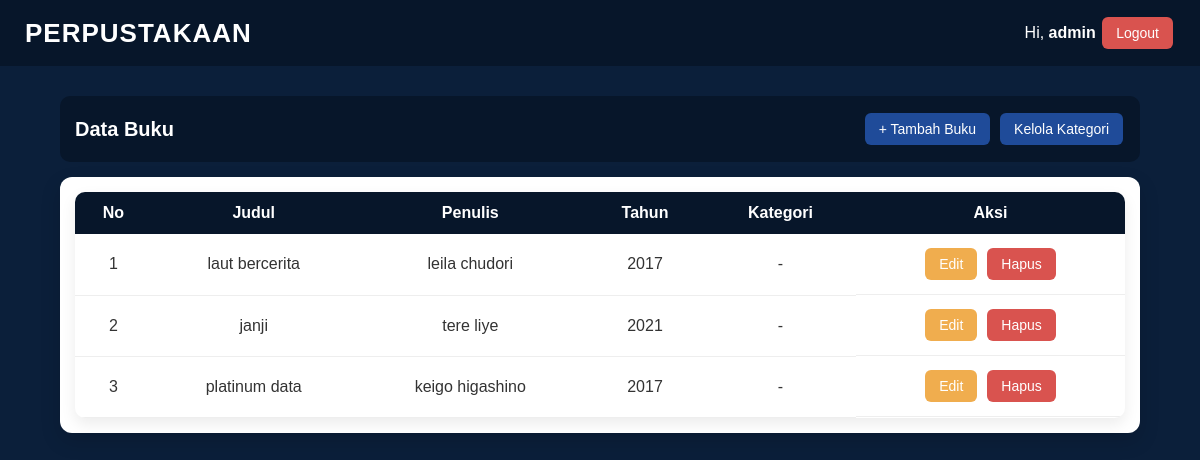
The page /data_buku.php (signed in) on the database as committed earlier.
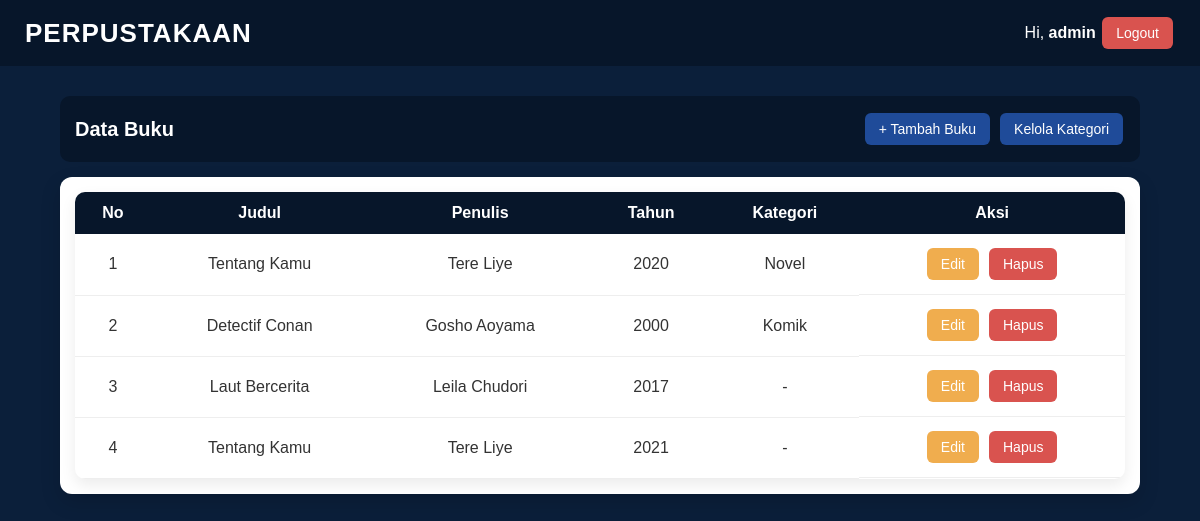
The same page on the database as committed later.
### tables this page shows
CREATE TABLE `buku` (
  `id` int(11) NOT NULL,
  `judul` varchar(200) NOT NULL,
  `penulis` varchar(150) NOT NULL,
  `tahun` year(4) NOT NULL,
  `kategori_id` int(11) DEFAULT NULL
);

CREATE TABLE `kategori` (
  `id` int(11) NOT NULL,
  `nama_kategori` varchar(100) NOT NULL
);

### data_buku.php (the view, shortened to what this page needs)
<?php
include "config/koneksi.php";
$buku = mysqli_query($conn, "
SELECT buku.*, kategori.nama_kategori
FROM buku
LEFT JOIN kategori
ON buku.kategori_id = kategori.id
ORDER BY buku.id DESC
");
?>
<!DOCTYPE html>
<html>
<head>
    <link rel="stylesheet" href="style.css">
</head>
<body>
<div class="navbar">
    <div class="brand">PERPUSTAKAAN</div>
    <div class="nav-right">
        Hi, <b><?= htmlspecialchars($_SESSION['username']); ?></b>
        <a href="auth/logout.php" class="btn btn-delete">Logout</a>
    </div>
</div>
<div class="container">
    <div class="header-card">
        <div class="header-flex">
            <h2>Data Buku</h2>
            <div class="aksi">
                <a href="buku/tambah.php" class="btn btn-add">+ Tambah Buku</a>
                <a href="kategori/index.php" class="btn btn-add">Kelola Kategori</a>
            </div>
        </div>
    </div>
    <div class="card">
        <table>
            <thead>
                <tr>
                    <th>No</th>
                    <th>Judul</th>
                    <th>Penulis</th>
                    <th>Tahun</th>
                    <th>Kategori</th>
                    <th>Aksi</th>
                </tr>
            </thead>
            <tbody>
            <?php if(mysqli_num_rows($buku) > 0): ?>
                <?php $no = 1; ?>
                <?php while($row = mysqli_fetch_assoc($buku)) { ?>
                <tr>
                    <td><?= $no++; ?></td>
                    <td><?= htmlspecialchars($row['judul']); ?></td>
                    <td><?= htmlspecialchars($row['penulis']); ?></td>
                    <td><?= htmlspecialchars($row['tahun']); ?></td>
                    <td>
                        <?= $row['nama_kategori'] ?? '-' ?>
                    </td>
                    <td class="aksi">
                        <a href="buku/edit.php?id=<?= $row['id']; ?>" class="btn btn-edit">Edit</a>
                        <a href="buku/hapus.php?id=<?= $row['id']; ?>"
                           class="btn btn-delete"
                           onclick="return confirm('Yakin ingin menghapus data ini?')">
                           Hapus
                        </a>
                    </td>
                </tr>
                <?php } ?>
            <?php endif; ?>
            </tbody>
        </table>
    </div>
</div>
</body>
</html>

### style.css (style rules this page uses)
* { margin: 0; padding: 0; box-sizing: border-box; font-family: Candara, Arial, sans-serif; }
body { background: #0b1f3a; color: #333; }
.navbar { background: #07162a; color: white; padding: 15px 25px; display: flex; justify-content: space-between; align-items: center; }
.brand { font-size: 26px; font-weight: bold; letter-spacing: 1px; color: white; }
.container { width: 90%; max-width: 1100px; margin: 30px auto; }
h2 { text-align: center; color: #ffffff; margin-bottom: 20px; }
.card { background: white; border-radius: 12px; padding: 15px; box-shadow: 0 8px 20px rgba(0, 0, 0, 0.15); color: #333; }
.header-card { background: #07162a; color: white; padding: 15px; border-radius: 10px; margin-bottom: 15px; }
.header-flex { display: flex; justify-content: space-between; align-items: center; }
.header-flex h2 { margin: 0; font-size: 20px; color: white; }
table { width: 100%; border-collapse: collapse; background: white; border-radius: 10px; overflow: hidden; box-shadow: 0 6px 15px rgba(0, 0, 0, 0.08); }
th { background: #07162a; color: white; padding: 12px; }
td { padding: 12px; text-align: center; border-bottom: 1px solid #eee; color: #333; }
.btn { padding: 8px 14px; border-radius: 6px; text-decoration: none; color: white; font-size: 14px; display: inline-block; transition: 0.2s; font-weight: 500; margin: 2px; }
.btn-add { background: #1f4b99; }
.btn-edit { background: #f0ad4e; }
.btn-delete { background: #d9534f; }
.aksi { display: flex; justify-content: center; align-items: center; gap: 6px; flex-wrap: wrap; }

Rows that differ between the two databases and show on the page:
removed buku: judul "platinum data", penulis "keigo higashino", tahun "2017", nama_kategori "-"
added buku: judul "Tentang Kamu", penulis "Tere Liye", tahun "2020", kategori.nama_kategori "Novel"
added buku: judul "Detectif Conan", penulis "Gosho Aoyama", tahun "2000", kategori.nama_kategori "Komik"
changed buku: judul "laut bercerita" → "Laut Bercerita"; penulis "leila chudori" → "Leila Chudori"
changed buku (number 4 of 4 on the later page): judul "janji" → "Tentang Kamu"; penulis "tere liye" → "Tere Liye"
